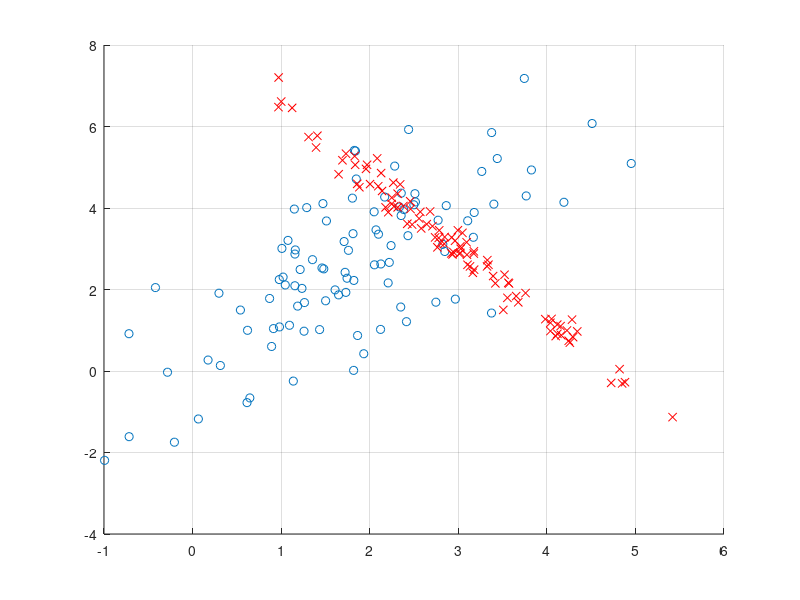

MATLAB code to generate this figure: (Note: this script raises an error after producing the figure.)
close all
clear all
clc

pkg load statistics

rozsah=100
muA=[2,3]
rho1=0.7
s1=1
s2=3
sigmaA=[s1,sqrt(s1*s2)*rho1;sqrt(s1*s2)*rho1,s2]

muB=[3,3]
rho2=-0.99
sigmaB=[s1,sqrt(s1*s2)*rho2;sqrt(s1*s2)*rho2,s2]

%rng default
A=mvnrnd(muA,sigmaA,rozsah)
B=mvnrnd(muB,sigmaB,rozsah)

Data=[A;B]
S=[ones(size(A,1),1);2*ones(size(B,1),1)]

figure
hold on
plot(A(:,1),A(:,2),'o')
plot(B(:,1),B(:,2),'rx')
scatter(Data(:,1),Data(:,2),10,5,'filled')
grid on

MyScatter3(A(:,1),A(:,2))
%MyScatter3(Data(:,1),Data(:,2),S)

